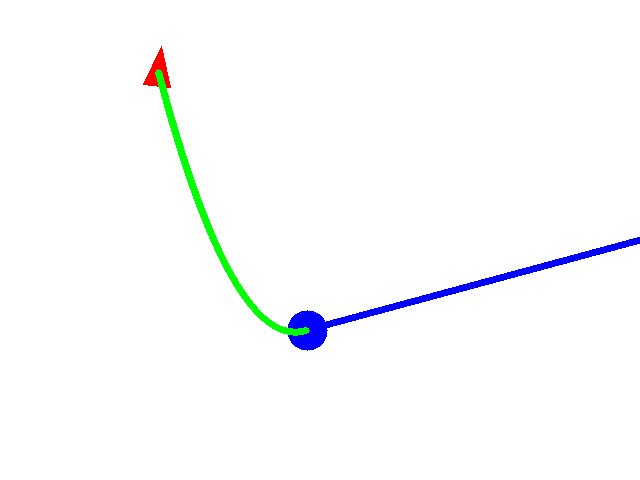
#> input picture images/artificial_image.png, 640 x 480 px, given in place of the camera
$ python main.py
#> lines starting #> are read from the running program, lines starting #| are printed output that depends on the picture; after the words box and inside, x2 and y2 are one past the last pixel; in counts of white or black regions, pixels touching at a corner belong together
### Vector2D.py
class Vector2D:

    def __init__(self, x, y):
        self.x = int(x)
        self.y = int(y)
        self.coord = (self.x, self.y)

    def move(self, x_move, y_move):
        self.x += x_move
        self.y += y_move

    def __str__(self):
        return f'x, y = {self.x}, {self.y}'

    def __repr__(self):
        return f'x, y = {self.x}, {self.y}'

### main.py
import numpy as np
import cv2
from Vector2D import Vector2D
from scipy.interpolate import CubicSpline
from scipy.signal  import medfilt
from numpy import deg2rad
import serial
from time import sleep

# Serial setup to use in Arduino
# 800x448
evenement=""
print("Start")
port="/dev/rfcomm0"
bluetooth=serial.Serial(port, 9600) # Start communications with the bluetooth unit
print("Connected")
bluetooth.flushInput() #This gives the bluetooth a little kick

k = 0.3 # Proportional control k

# Constantes
circle_radius = 20
H = 60
# Camera pixels dimentions
cam_height = 488
cam_length = 800
# Defince goal center
goal_center = Vector2D(cam_length, int(cam_height/2))
# Offset to generate ball-goal line
ball_x_offest = 60
# Vertical tolerance for car-spline error
vertical_tolerance = 30
# Kernel for morphological transformation
ks = 10
kernel = np.ones((ks,ks), np.uint8)
# Lower-bound threshould for grayscale convertion
grey_th = 60
# Minimum area for shapes
shape_min_area = 400
# Define camera
cam = cv2.VideoCapture(2)
# Set camera resolution
cam.set(3, 800)
cam.set(4, 488)
# Make camera object not buffer frames
cam.set(cv2.CAP_PROP_BUFFERSIZE, 1)

# Car modes
modes = {
    'stop': 0,
    'forward': 1,
    'turn': 2,
    'full_fw': 3
}


def take_img():
    """Take an image from the webcam

    Return
    ---------
    img
        image taken from webcam
    """
    img = cam.read()[1]
#> img is the input picture: shape (480, 640, 3); mean B, G, R 252.8, 251.9, 250.4
    return img


# [65 lines left out: functions make_triangle_vertices, draw_image, not called in this run]

def find_shapes(img):

    """Finds triangles and circles on a white background image

    Parameters
    ----------
    img: numpy.array
        image to find the shapes

    Returns
    ----------
    shapes
        list of dictionaries, each shape dictionary
        has a center (Vector2D) and shape (String) attributes
    """

    # Convert image to grayscale
    gray = cv2.cvtColor(img, cv2.COLOR_BGR2GRAY)

    # Setting threshold of gray image
    _, threshold = cv2.threshold(gray, grey_th, 255, cv2.THRESH_BINARY)
    #threshold = cv2.morphologyEx(threshold, cv2.MORPH_OPEN, kernel)
    cv2.imwrite('treshold.png', threshold)

    # Using a findContours() function
    contours, _ = cv2.findContours(
        threshold, cv2.RETR_TREE, cv2.CHAIN_APPROX_SIMPLE)

    i = 0

    # list for storing names of shapes
    shapes = []

    for contour in contours:

        # here we are ignoring first counter because
        # findcontour function detects whole image as shape
        if i == 0:
            i = 1
            continue

        # cv2.approxPloyDP() function to approximate the shape
        approx = cv2.approxPolyDP(
            contour, 0.06 * cv2.arcLength(contour, True), True)

        cv2.drawContours(img, [contour], 0, (0, 0, 255), 5)


        # finding center point of shape
        M = cv2.moments(contour)
        if M['m00'] != 0.0 and M['m00'] > shape_min_area: # Check that area is bigger than 200px
            x = int(M['m10']/M['m00'])
            y = int(M['m01']/M['m00'])

            shape = {'center': Vector2D(x, y)}

        else:
            shape = None

        # putting shape name at center of each shape
        if shape:
            if len(approx) == 3:
                shape['shape'] = 'triangle'
                cv2.putText(img, 'Triangle', (x, y),
                         cv2.FONT_HERSHEY_SIMPLEX, 0.6, (255, 255, 255), 2)
            else:
                shape['shape'] = 'circle'
                cv2.putText(img, 'circle', (x, y),
                    cv2.FONT_HERSHEY_SIMPLEX, 0.6, (255, 255, 255), 2)


        shapes.append(shape)


    cv2.imwrite('contounrs.png', img)

    return shapes

# [369 lines left out: functions get_line_function, draw_trajectory, get_angle, find_triangle_orientation, spline_angle, get_orientation_error and 3 more, not called in this run]

def create_trajectory():
    """Create car trajectory to hit the ball

    This will find the car and ball, create a trajectory between them
    and give their positional information.

    Return
    ----------
    triangle_initial: Vector2D
        position of the triangle at the beginning
    ball_center: Vector2D
        position of the ball throughout
    spline:
        trajectory between car and ball
    ball_goal_function:
        line function between boal and goal
    x_range:
        (x0, xf) horizontal conditions of control, after xf
        the car will go forward to hit the ball

    """
    ## Initial Scan
    car_ball_found = True
    while True:
        img = take_img()
        cv2.imwrite('camera.png', img)

        # Find shapes on image
        shapes = find_shapes(img)

        for shape in shapes:
            if shape:
                if shape['shape'] == 'triangle':
                    car_center = shape['center']
                    triangle_center = shape['center']
                    triangle_initial = shape['center']
                elif shape['shape'] == 'circle':
                    ball_center = shape['center']
                    circle_center = shape['center']
                else:
                    #print('Ball not found')
                    car_ball_found = False

        if car_ball_found:
            print('car and ball found')
            break

        print('Ball and car not found')

        if input() == 'quit':
            exit()
#> this loop made 1 pass
#> pass 1, in find_shapes, `gray = cv2.cvtColor(img, cv2.COLOR_BGR2GRAY)`:
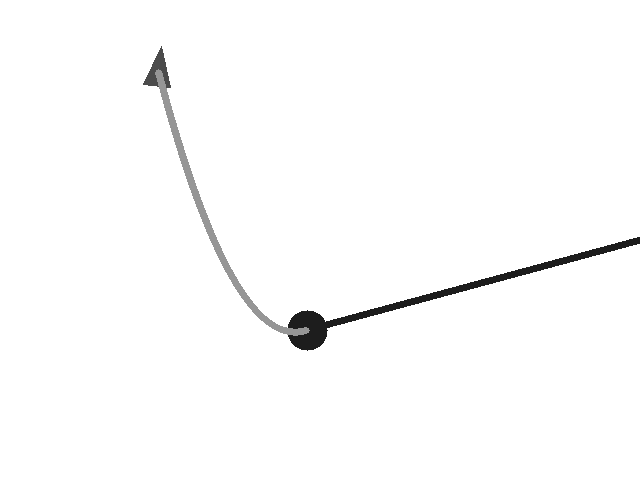
#> gray: shape (480, 640); min 29, max 255, mean 251.5
#> pass 1, in find_shapes, `_, threshold = cv2.threshold(gray, grey_th, 255, cv2.THRESH_BINARY)`:
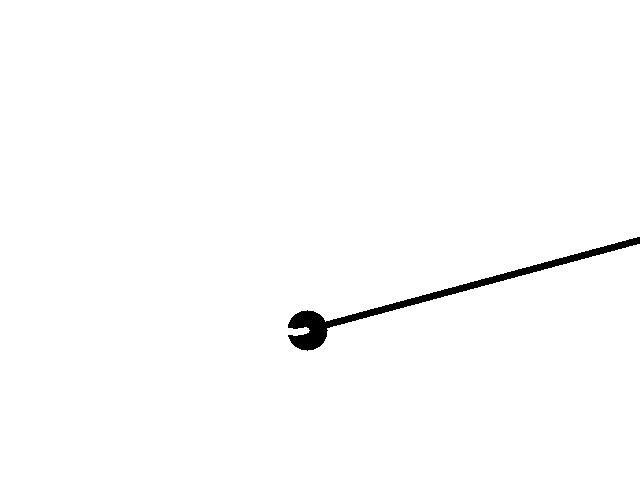
#> threshold: shape (480, 640); 98.9% white; 1 black region, box (x1, y1, x2, y2) and area: (288, 237, 640, 351) 3306

    ## Car and ball were found, now we generate trajectory once

    # Get line fuction between ball and goal
    ball_goal_func = get_line_function(ball_center, goal_center)

    # Draw ball-goal line
    ball_goal_img = draw_trajectory(img, ball_goal_func, ball_center, goal_center, (0, 0, 255), 5)

    # Define a 3rd point for interpolation and improve the curvature of the car-ball trajectory
    point3_x = ball_center.x - ball_x_offest
    point3_y = ball_goal_func(point3_x)
    point3 = Vector2D(point3_x, point3_y)

    # Define spline points
    # spline_x = [car_center.x, point3.x, ball_center.x]
    # spline_y = [car_center.y, point3.y, ball_center.y]
    spline_x = [car_center.x, point3.x, ball_center.x, goal_center.x]
    spline_y = [car_center.y, point3.y, ball_center.y, goal_center.y]

    # Create spline using scipy CubicSpline
    spline = CubicSpline(spline_x, spline_y)

    # Draw car-ball trajectory
    car_traj_img = draw_trajectory(ball_goal_img, spline, car_center, ball_center, (0, 255, 0), 5)
    # plt.imshow(car_traj_img)
    cv2.imwrite('trajectories.png', car_traj_img)

    x_range = (0, ball_center.x - ball_x_offest)

    return triangle_initial, ball_center, spline, ball_goal_func, x_range

# [116 lines left out: functions orient, reorient, follow_trajectory, not called in this run]

def send_bt(mode, value):

    """Send data through bluetooth

    Parameters
    ----------
    m_type: string
        send m for mode or d for data
    value: int
        value to send
    """
    # Sleep must will change based on the delay on the Arduino,
    # so the rate at which we send that and it receives match
    value = int(value)
    sleep(0.1)
    error_bytes = f'{modes[mode]}-{int(value)}'.encode()
    bluetooth.write(error_bytes)
    print('data sent')
    print(error_bytes)
    return

def main():

    initial_img = take_img()
    cv2.imwrite('initial.png', initial_img)

    # Create intial trajectory
    triangle_initial, ball_position, spline, line_function, x_range = create_trajectory()

    # Orient car
    orient(triangle_initial, spline)

    # Show image of trajectory
    img = take_img()
    car_traj_img = draw_trajectory(img, spline, triangle_initial, ball_position, (0, 255, 0), 5)
    cv2.imwrite('oriented.png', car_traj_img)
    for i in range(10):
        send_bt('stop', 0)

    # Follow the trajectory
    follow_trajectory(spline, line_function, x_range, True)


if __name__ == '__main__':
    #main()
    try:
        main()
    except Exception as e:
        print('something happened')
        print(e)
        for i in range(10):
            send_bt('stop', 0)
